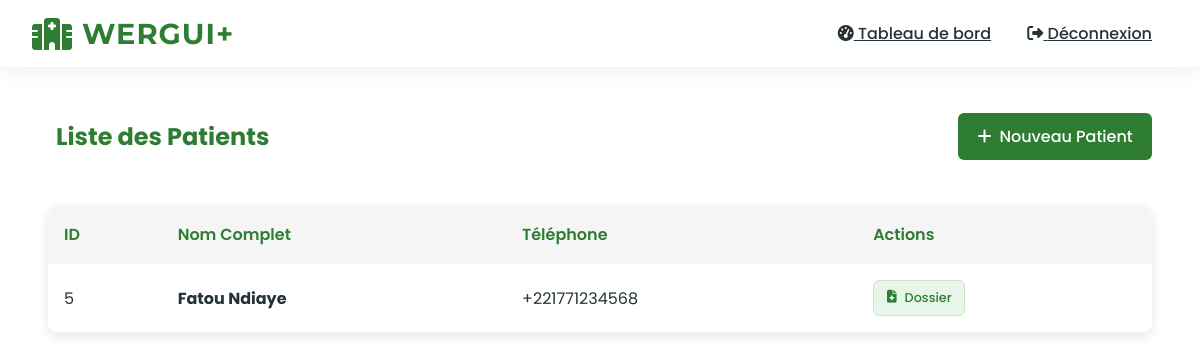
The page /accounts/doctor/view-patient-records/ (signed in) on the database its author committed.
### accounts/models.py (models this page shows, shortened)
class CustomUser(AbstractUser):
    ROLES = (
        ('DOCTOR', 'Médecin'),
        ('NURSE', 'Infirmier'),
        ('PHARMACIST', 'Pharmacien'),
        ('ADMIN', 'Administrateur'),
        ('PATIENT', 'Patient'),
    )
    role = models.CharField(max_length=15, choices=ROLES)
    phone_regex = RegexValidator(
        regex=r'^\+?1?\d{9,15}$',
        message="Le numéro de téléphone doit être au format: '+221771234567'."
    )
    phone_number = models.CharField(validators=[phone_regex], max_length=17, unique=True)
    is_verified = models.BooleanField(default=False)
    mfa_code = models.CharField(max_length=6, null=True, blank=True)
    mfa_code_created_at = models.DateTimeField(null=True, blank=True)
    groups = models.ManyToManyField(
        'auth.Group',
        verbose_name='groups',
        blank=True,
        help_text='The groups this user belongs to.',
        related_name="customuser_set",
        related_query_name="user",
    )
    user_permissions = models.ManyToManyField(
        'auth.Permission',
        verbose_name='user permissions',
        blank=True,
        help_text='Specific permissions for this user.',
        related_name="customuser_set",
        related_query_name="user",
    )

### accounts/views.py (the view)
# urls.py: path('doctor/view-patient-records/', views.view_patient_records, name='view_patient_records'),
@login_required
@role_required('DOCTOR')
def view_patient_records(request):
    patients = CustomUser.objects.filter(role='PATIENT')
    records = PatientRecord.objects.select_related('patient').all()
    return render(request, 'accounts/doctor/view_patient_records.html', {
        'patients': patients,
        'records': records
    })

### accounts/views.py (called while the page is built)
def role_required(*roles):
    def decorator(view_func):
        @wraps(view_func)
        def _wrapped_view(request, *args, **kwargs):
            if request.user.role not in roles:
                messages.error(request, "Vous n'avez pas la permission d'accéder à cette page.")
                return redirect('dashboard')
            return view_func(request, *args, **kwargs)
        return _wrapped_view
    return decorator

### accounts/templates/accounts/doctor/view_patient_records.html (shortened to what this page needs)
{% extends "base.html" %}
{% block content %}
<div class="medical-container">
    <div class="section-header">
        <h2 class="section-title">
             Liste des Patients
        </h2>
        <div class="action-buttons">
            <a href="{% url 'create_patient_record' %}" class="btn btn-primary">
                <i class="fas fa-plus"></i> Nouveau Patient
            </a>
        </div>
    </div>
    <div class="medical-table-container">
        <table class="medical-table">
            <thead>
                <tr>
                    <th>ID</th>
                    <th>Nom Complet</th>
                    <th>Téléphone</th>
                    <th>Actions</th>
                </tr>
            </thead>
            <tbody>
                {% for patient in patients %}
                <tr>
                    <td>{{ patient.id }}</td>
                    <td>
                        <strong>{{ patient.get_full_name }}</strong>
                    </td>
                    <td>{{ patient.phone_number }}</td>
                    <td class="actions-cell">
                        <a href="{% url 'view_patient_detail' patient.id %}" class="btn btn-view">
                            <i class="fas fa-file-medical"></i> Dossier
                        </a>
                    </td>
                </tr>
                {% empty %}
                <tr>
                    <td colspan="4" class="no-records">
                        <i class="fas fa-info-circle"></i> Aucun patient enregistré
                    </td>
                </tr>
                {% endfor %}
            </tbody>
        </table>
    </div>
</div>
{% endblock %}

### templates/base.html (style rules this page uses)
:root { --medical-green: #2E7D32; --green-dark: #1B5E20; --green-light: #81C784; --white: #FFFFFF; --gray-light: #FAFAFA; --text-dark: #263238; }
body { font-family: 'Poppins', sans-serif; background-color: var(--white); color: var(--text-dark); margin: 0; overflow-x: hidden; }

### accounts/templates/accounts/doctor/view_patient_records.html (style rules this page uses)
.medical-container { max-width: 1200px; margin: 2rem auto; padding: 0 1rem; }
.section-header { display: flex; justify-content: space-between; align-items: center; margin-bottom: 2rem; }
.section-title { color: #2E7D32; display: flex; align-items: center; gap: 0.5rem; }
.action-buttons { display: flex; gap: 1rem; }
.btn { padding: 0.7rem 1.2rem; border-radius: 6px; font-weight: 500; display: inline-flex; align-items: center; gap: 0.5rem; transition: all 0.3s; text-decoration: none; }
.btn-primary { background: #2E7D32; color: white; border: none; }
.medical-table-container { background: white; border-radius: 10px; overflow: hidden; box-shadow: 0 4px 12px rgba(0,0,0,0.1); }
.medical-table { width: 100%; border-collapse: collapse; }
th, td { padding: 1rem; text-align: left; border-bottom: 1px solid #f0f0f0; }
th { background-color: #F5F5F5; color: #2E7D32; font-weight: 600; }
.actions-cell { display: flex; gap: 0.5rem; }
.btn-view { background: #E8F5E9; color: #2E7D32; border: 1px solid #C8E6C9; padding: 0.5rem 0.8rem; font-size: 0.8rem; }

### rows shown on the page
CustomUser: id "5", get_full_name "Fatou Ndiaye", phone_number "+221771234568"
